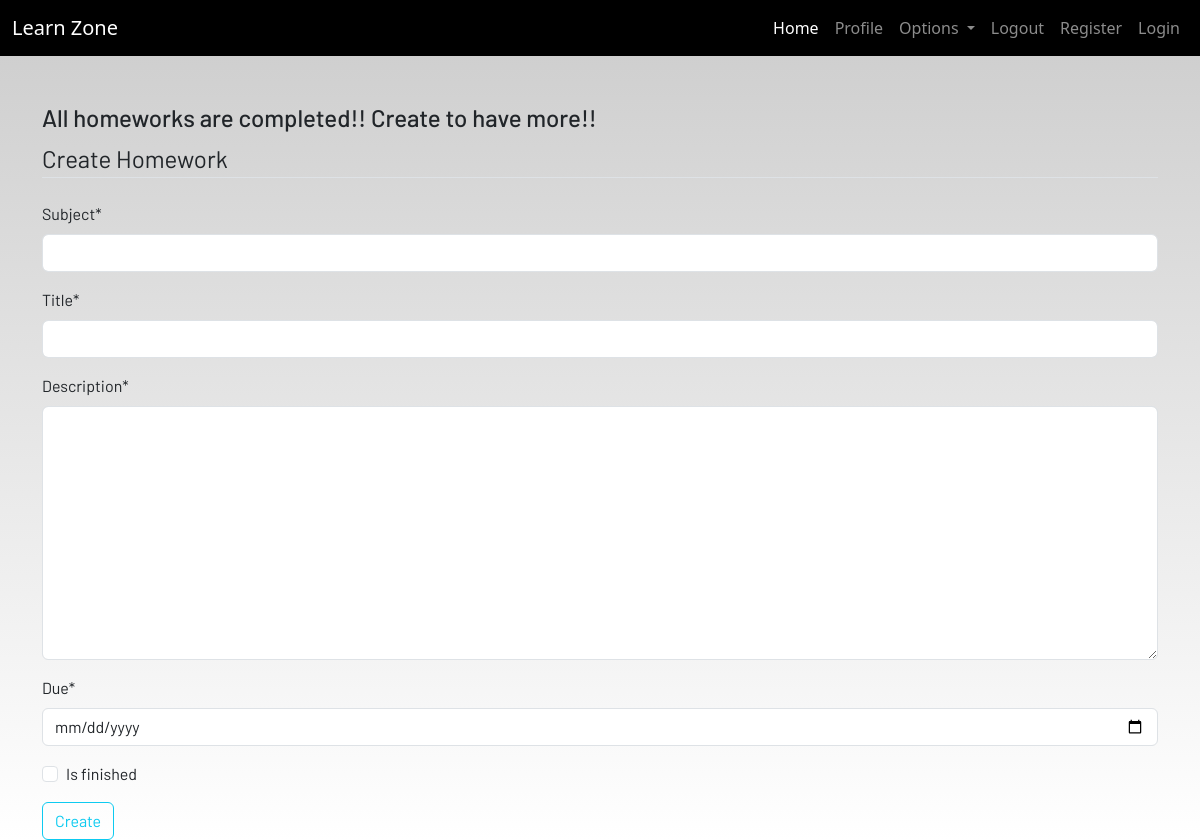
Page /homework (signed in) on the earlier database version.
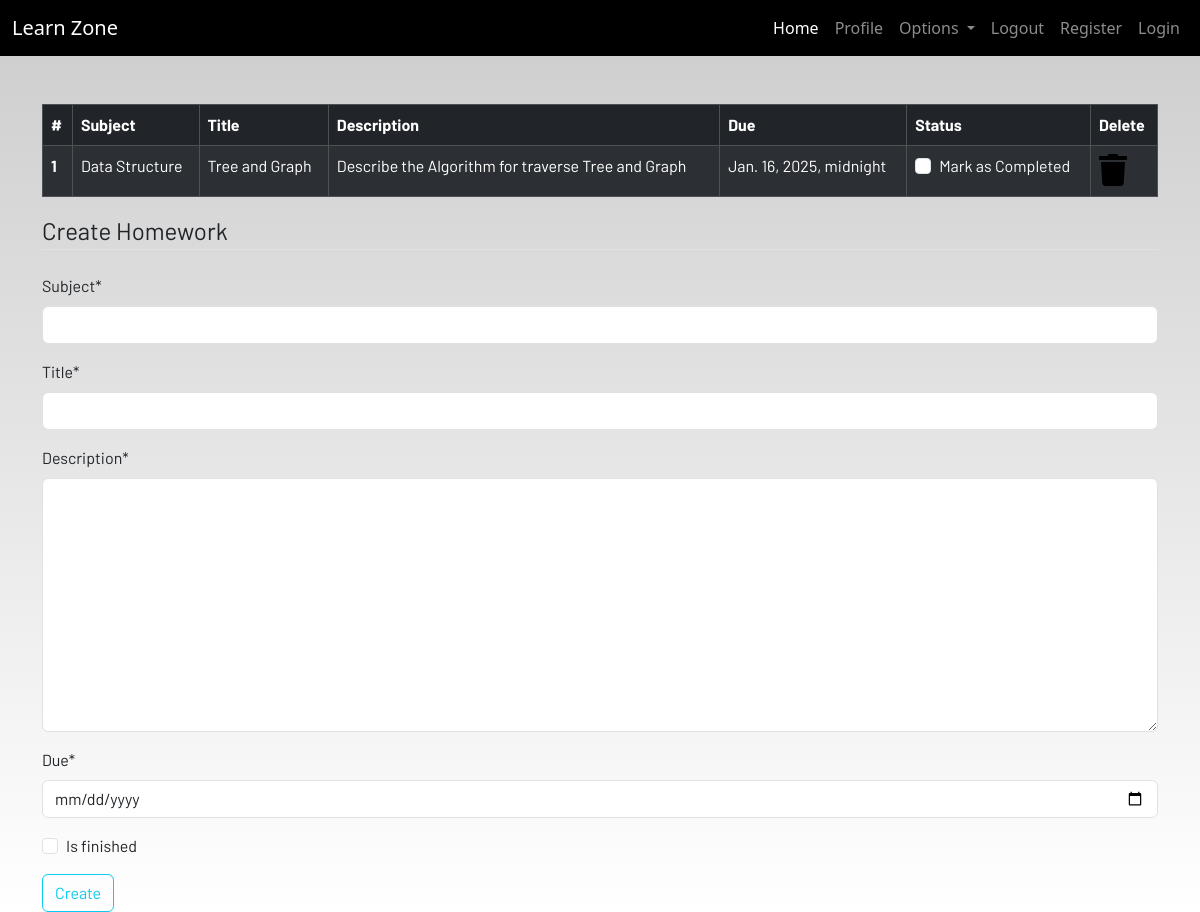
Same page on the later database version.
### dashboard/models.py (models this page shows, shortened)
class Homework(models.Model):
     user = models.ForeignKey(User,on_delete=models.CASCADE)
     subject = models.CharField(max_length=50)
     title = models.CharField(max_length=100)
     description = models.TextField()
     due = models.DateTimeField()
     is_finished = models.BooleanField(default=False)

### dashboard/views.py (the view)
# urls.py: path('homework',views.homework,name='homework'),
def homework(request):
    if request.method == 'POST':
        form = HomeworkForm(request.POST)
        if form.is_valid():
            try:
                finished = request.POST.get('is_finished', 'off')
                finished = True if finished == 'on' else False
            except:
                finished = False
            due = request.POST['due']
            if len(due) == 10:  # Date only (YYYY-MM-DD)
                due += " 00:00:00"  # Add default time
            due = timezone.make_aware(datetime.strptime(due, "%Y-%m-%d %H:%M:%S"))
            homeworks = Homework(
                user=request.user,
                subject=request.POST['subject'],
                title=request.POST['title'],
                description=request.POST['description'],
                due=due,
                is_finished=finished
            )
            homeworks.save()
            form = HomeworkForm()  # Reset the form
            messages.success(request, f'Homework added from {request.user.username}')
    else:
        form = HomeworkForm()
    homeworks = Homework.objects.filter(user=request.user)
    homework_done = True if not homeworks else False  # No homework available if empty
    context = {
        'homeworks': homeworks,
        'homework_done': homework_done,
        'form': form,
    }
    return render(request, 'dashboard/homework.html', context)

### dashboard/forms.py
class HomeworkForm(forms.ModelForm):
    class Meta:
        model = Homework
        fields = ['subject', 'title', 'description', 'due', 'is_finished']
        widgets = {
            'due': widgets.DateInput(attrs={'type': 'date'}),
        }

### dashboard/templates/dashboard/homework.html (shortened to what this page needs)
{% extends 'dashboard/base.html' %}
{% load static %}
{% load crispy_forms_tags %}
{% block content %}
<div class="container">
{% if not homework_done %}
    <table class="table table-striped table-bordered table-hover table-dark">
        <thead>
            <tr>
                <th scope="col">#</th>
                <th scope="col">Subject</th>
                <th scope="col">Title</th>
                <th scope="col">Description</th>
                <th scope="col">Due</th>
                <th scope="col">Status</th>
                <th scope="col">Delete</th>
            </tr>
        </thead>
        <tbody>
        {% for homework in homeworks %}
            <tr>
                <th scope="row">{{forloop.counter}}</th>
                <td>{{homework.subject}}</td>
                <td>{{homework.title}}</td>
                <td>{{homework.description}}</td>
                <td>{{homework.due}}</td>
                <td>
                    <a href="{% url 'update-homework' homework.id %}">
                        <div class="form-check">
                        {% if homework.is_finished == True %}
                            <input class="form-check-input" type="checkbox" value="" checked>
                        {% else %}
                            <input class="form-check-input" type="checkbox" value="">
                        {% endif %}
                            <label class="form-check-label text-light" for="flexCheckDefault">
                                Mark as Completed
                            </label>
                        </div>
                    </a>
                </td>
                <td><a href="{% url 'delete-homework' homework.id %}"><i class="fa fa-trash fa-2x"></i></a></td>
            </tr>
        {% endfor %}
        </tbody>
    </table>
{% else %}
    <h4>All homeworks are completed!! Create to have more!!</h4>
{% endif %}
</div>
<div class=" container">
    <form method="POST">
        <fieldset class="form-group">
            <legend class="border-bottom mb-4">Create Homework</legend>
        {{ form|crispy }}
        </fieldset>
        <div class="form-group">
            <button href="" class="btn btn-outline-info" type="submit">
                Create
            </button>
        </div>
    </form>
</div>
{% endblock content %}

### dashboard/templates/dashboard/base.html (shortened to what this page needs)
<!DOCTYPE html>
{% load static %}
<html lang="en">
<head>
  <link href="https://cdn.jsdelivr.net/npm/bootstrap@5.3.3/dist/css/bootstrap.min.css" rel="stylesheet">
  <link rel="stylesheet" href="https://use.fontawesome.com/releases/v5.7.2/css/all.css"
 />
  <link rel="stylesheet" href="{% static 'css/main.css' %}" />
</head>
<body>
  <header>
    <nav class="navbar navbar-expand-lg navbar-dark bg-dark">
      <div class="container-fluid">
        <a class="navbar-brand" href="#">Learn Zone</a>
        <div class="collapse navbar-collapse justify-content-end" id="navbarSupportedContent">
          <ul class="navbar-nav mb-2 mb-lg-0">
            <li class="nav-item">
              <a class="nav-link active" aria-current="page" href="#">Home</a>
            </li>
            <li class="nav-item">
              <a class="nav-link" href="#">Profile</a>
            </li>
            <li class="nav-item dropdown">
              <a class="nav-link dropdown-toggle" href="#" id="navbarDropdown" role="button" data-toggle="dropdown"
                aria-haspopup="true" aria-expanded="false">
                Options
              </a>
            </li>
            <li class="nav-item">
              <a class="nav-link" href="#">Logout</a>
            </li>
            <li class="nav-item">
              <a class="nav-link" href="#">Register</a>
            </li>
            <li class="nav-item">
              <a class="nav-link" href="#">Login</a>
            </li>
          </ul>
        </div>
      </div>
    </nav>
  </header>
  <br /><br />
  <main>
    {% block content %}
    {% endblock content %}
  </main>
</body>
</html>

### static/CSS/main.css (style rules this page uses)
html { scroll-behavior: smooth; height: 100%; width: 100%; }
main { font-family: Barlow, Quicksand, Rubik, sans-serif, serif, 'Times New Roman', Times, serif !important; }
.navbar { background-color: rgb(0, 0, 0) !important; }
a { text-decoration: none !important; color: black; }
html, body { max-width: 100%; overflow-x: hidden; height: 100%; width: 100%; }
body { background: linear-gradient(rgba(0, 0, 0, 0.2), rgba(255, 255, 255, 0.5)); overflow-x: hidden; background-repeat: no-repeat; }
.fa { color: black; }

Differences in the rows shown:
added Homework: subject "Data Structure", title "Tree and Graph", description "Describe the Algorithm for traverse Tree and Graph", due "Jan. 16, 2025, midnight"
Other differences:
text no longer shown: "All homeworks are completed!! Create to have more!!"
text now shown: "# Subject Title Description Due Status Delete"
